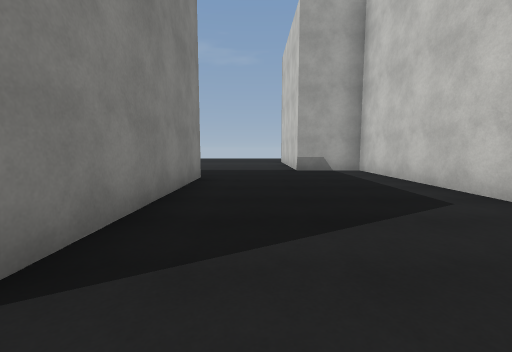
View 1 (above)

24 first-person views from a walk through a 3-D level made in the Unity game engine. The camera is 1.3 m above the floor, tilts 6° down and sees 90° across. The floor is counted in squares, 2 m on a side. Each view is taken from the middle of a square. On the plan, view 1 faces up. The plan holds only what a view shows up to about 9 squares ahead; the rest is blank. The place goes on beyond the plan. Surface patterns are stand-ins for the level's own textures.

View 2
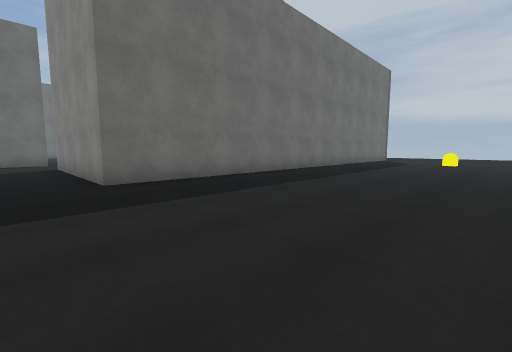

View 3
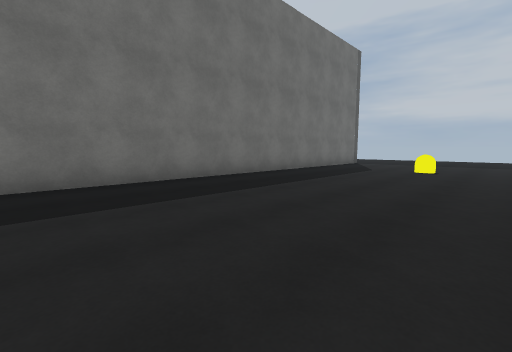

View 4
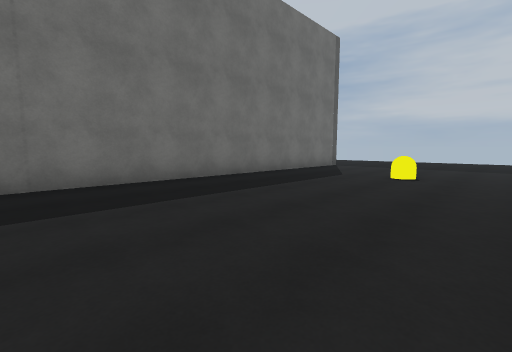

View 5
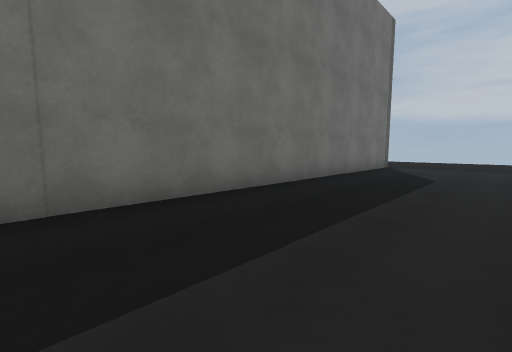

View 6
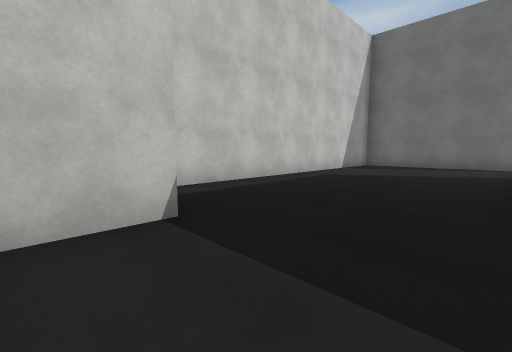

View 7
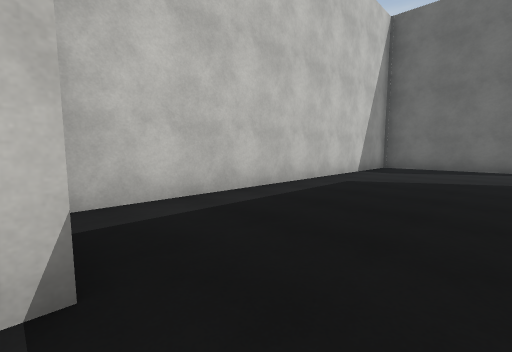

View 8
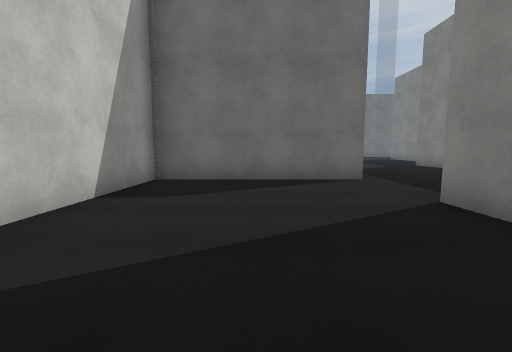

View 9
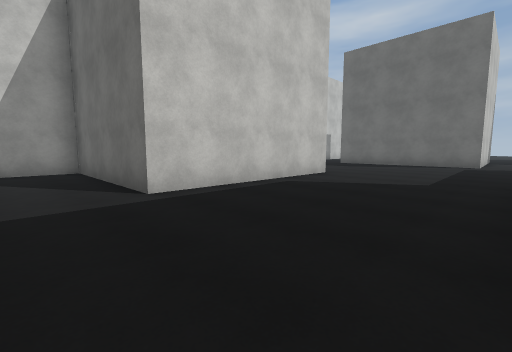

View 10
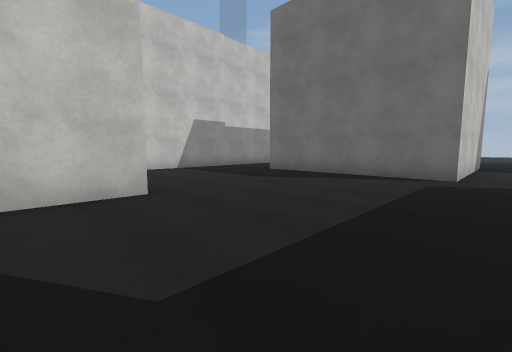

View 11
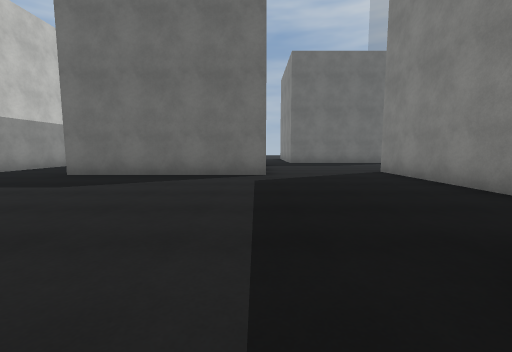

View 12
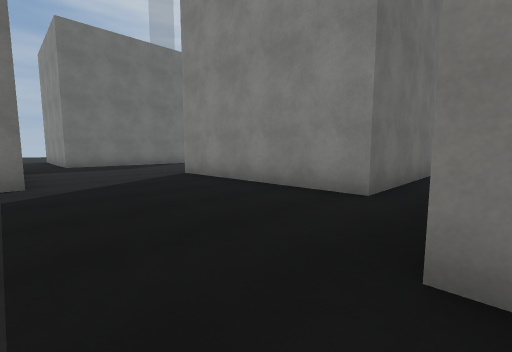

View 13
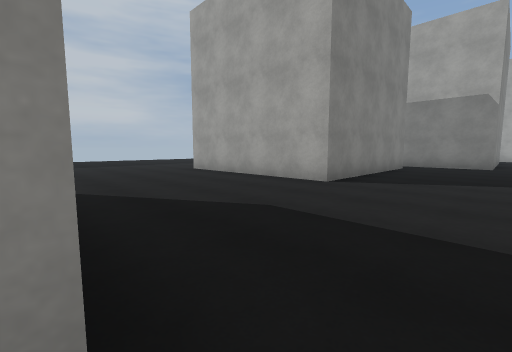

View 14
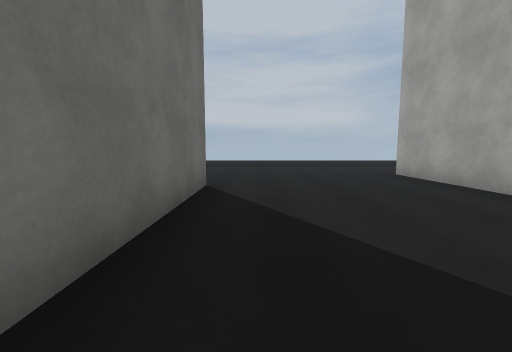

View 15
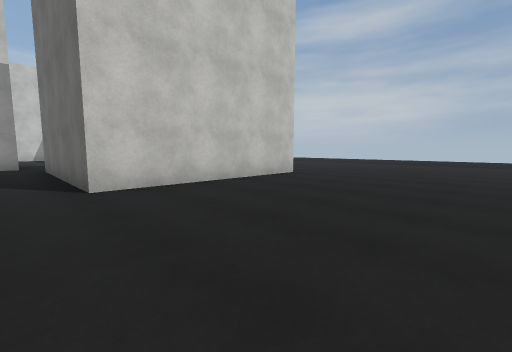

View 16
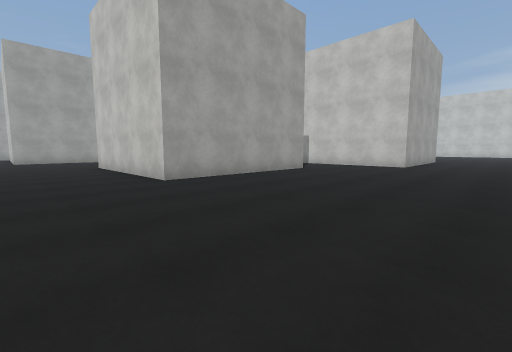

View 17
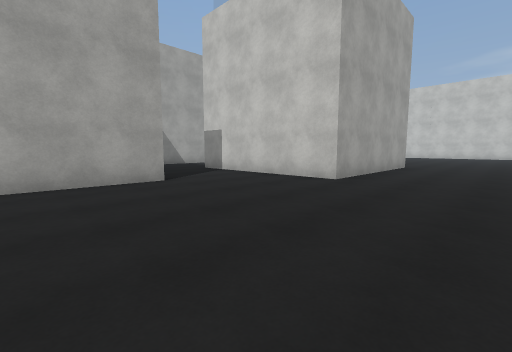

View 18
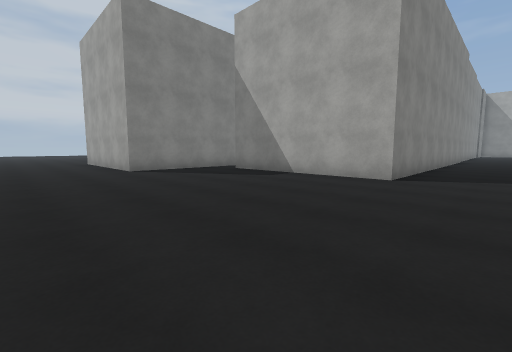

View 19
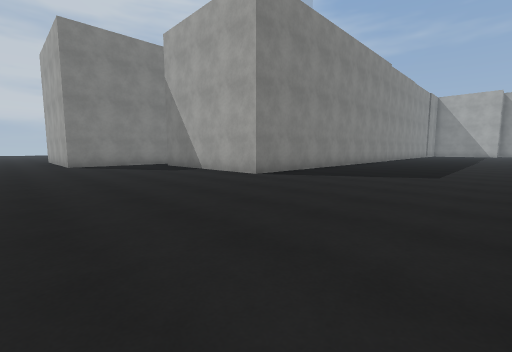

View 20
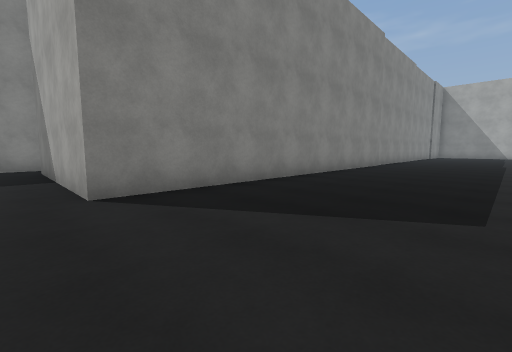

View 21
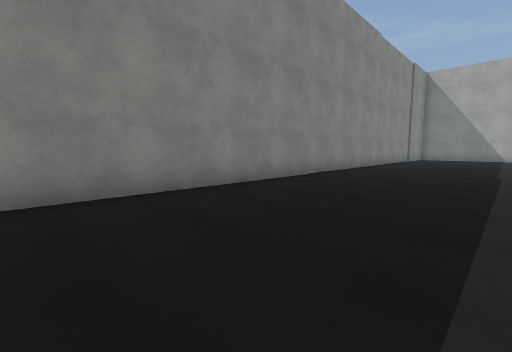

View 22
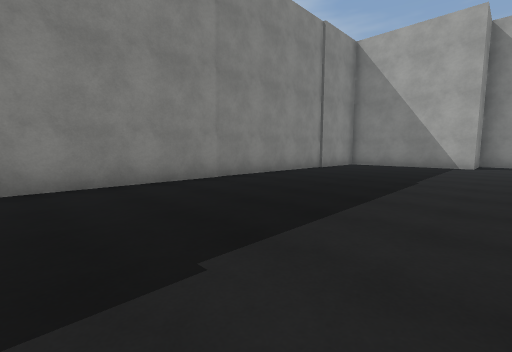

View 23
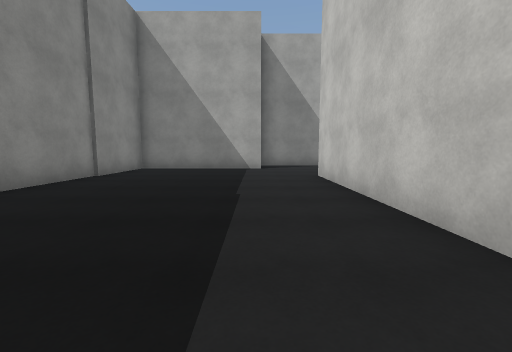

View 24
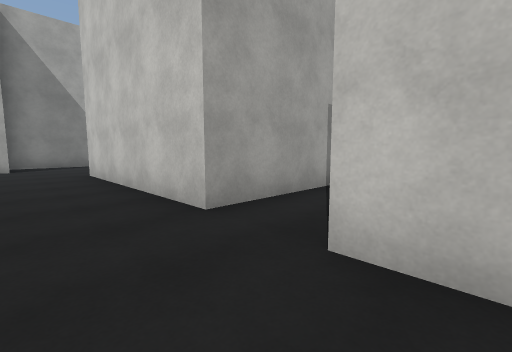

### Floor plan
Points are (right, up) in squares from view 1. A wall is a line through its corners. A room is listed if a view was taken in it or the views show most of it. See-through windows are left out.
Room 1 (views 1, 2, 3, 4, 5, 6, 7, 8)
walls: (-1.3, -1.5) (3.2, -1.5) (3.2, 7.8) (1.3, 7.8) (1.3, 9.1); (-15.8, 5.9) (-1.3, 5.9) (-1.3, 0.9)
ways out: opening at (-2.5, -0.5) to room 2
objects: other object (-12, 9)
Room 2 (views 9, 10, 11, 12, 13, 14, 15, 16, 17, 18, 19, 20, 21, 22, 23, 24)
walls: (3.2, -14.1) (3.2, -12.2); (-4.3, -16.5) (-4.3, -11.4) (0.8, -11.4); (3.2, -9.8) (3.2, -8.2); (2.1, -21.1) (2.1, -24.3) (-2.9, -24.3) (-2.9, -19.4); (-1.3, -6.5) (-1.3, -1.5); (-5.5, -21.9) (-10.6, -21.9) (-10.6, -16.9) (-5.5, -16.9); (8.3, -6.4) (8.3, -21.2) (3.2, -21.2); (-5.4, -4.8) (-5.4, -6.3) (-7.1, -6.3); (13.5, -9.1) (13.5, -8.1); (-11.5, -7.4) (-7.6, -7.4) (-7.6, -12.4) (-12.6, -12.4); (8.1, -1.8) (8.1, -6.4); (14.5, -6.7) (13.5, -6.7) (13.5, -1.6); (13.6, 2.2) (12.2, 2.2) (12.2, 0.6) (8.3, 0.6) (8.3, -1.9)
ways out: opening at (-2.5, -0.5) to room 1

Positions as (right, up) in squares from view 1, and headings:
1: (0, 0), facing up
2: (0, 11), facing down-left
3: (-4, 11), facing down-left
4: (-6, 11), facing down-left
5: (-6, 9), facing down-left
6: (-1, 9), facing down-right
7: (0, 8), facing down-right
8: (1, 4), facing down
9: (-5, 0), facing down-right
10: (-5, -5), facing down-right
11: (-4, -5), facing down
12: (-4, -6), facing down-left
13: (-5, -17), facing up-left
14: (-6, -16), facing left
15: (-15, -16), facing down-right
16: (-13, -27), facing up-right
17: (-8, -27), facing up-right
18: (10, -27), facing up-left
19: (13, -26), facing up-left
20: (12, -22), facing up-left
21: (12, -17), facing up-left
22: (13, -10), facing up-left
23: (12, -8), facing up
24: (12, -9), facing up-right
